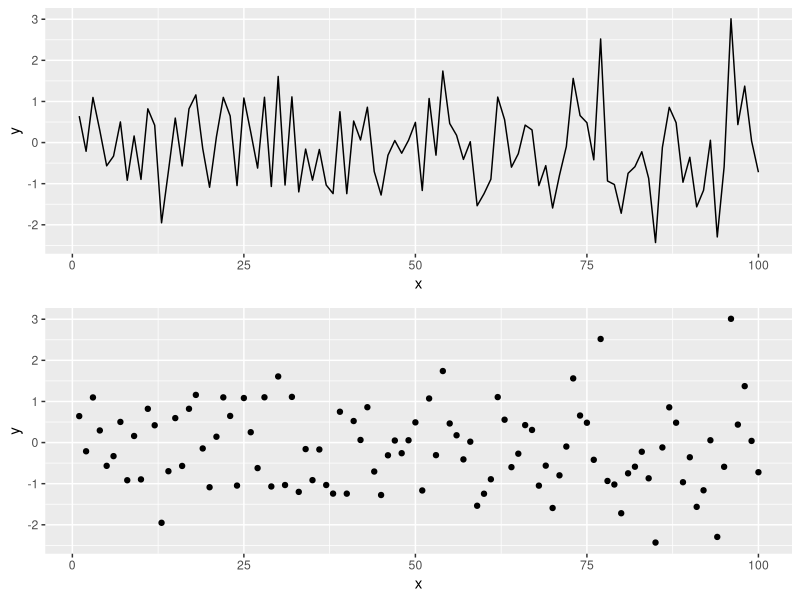

Write the R code that produced this figure.
## ---- chunk 1
knitr::opts_chunk$set(echo = TRUE, fig.width = 8, fig.height = 8, fig.alig = "center")
## ---- chunk 2
library(tidyverse)
library(gridExtra)
## ---- chunk 3
# Simulating data according to a normal distribution
x <- seq(1:100)
y <- rnorm(100) # Generating data form a normal distribution with mean 0 and variance 1
data <- data.frame(x = x, y = y ) # Creating a data frame
p1 = ggplot(data, aes(x= x, y = y)) +
geom_line()
p2 = ggplot(data, aes(x= x, y = y)) +
geom_point()
grid.arrange(p1, p2)
